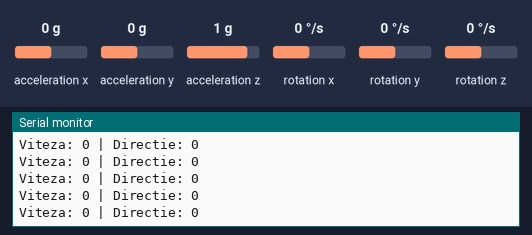
The sketch below on a simulated Arduino Uno, built with avr-gcc and run on an emulated ATmega328P. Parts: the last lines printed to the serial monitor. The inputs (shaded band) are chosen by the test bench; at power-on: acceleration x 0 g, acceleration y 0 g, acceleration z 1 g, rotation x 0 °/s, rotation y 0 °/s, rotation z 0 °/s. No radio packets arrive unless stated.

Above: at 6.2 s.
6.3 s: acceleration x set to -1.4 g
At 6.54 s:
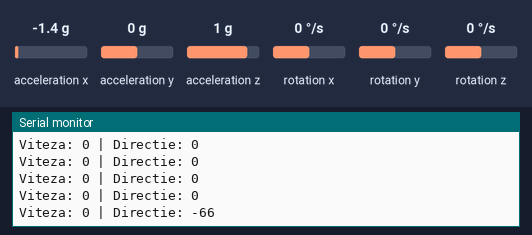
7.8 s: acceleration y set to -1.4 g
At 7.84 s:
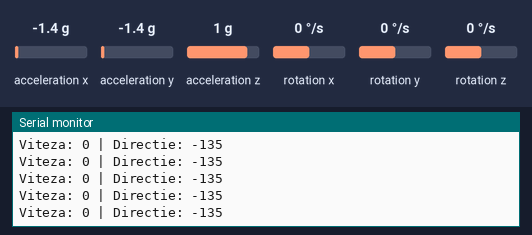
9.3 s: acceleration z set to -1.4 g
At 9.31 s:
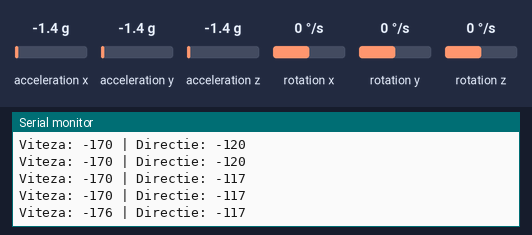
Timing chart, 0 to 12.3 s (numbered marks = the images above; inputs shaded):
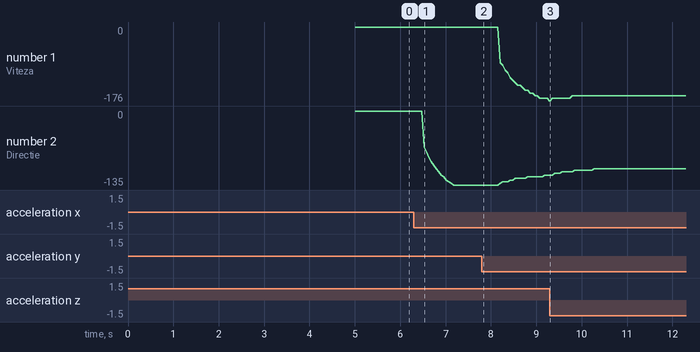

The sketch:

transmitator_v1.ino
```cpp
#include <Wire.h>
#include <MPU6050_tockn.h>
#include <SPI.h>
#include <RF24.h>

RF24 radio(7, 8);  // CE=7, CSN=8
const byte address[6] = "00001";

MPU6050 mpu(Wire);

struct Packet {
  int accel;
  int brake;
  int steer;
  bool dance;
};

Packet data;

bool danceMode = false;
unsigned long lastShakeTime = 0;

// --- smoothing heavy ---
float ax_f = 0;
float ay_f = 0;

// FILTRU EXPONENTIAL (L-am lasat exact cum ai vrut)
float smooth(float prev, float now, float k) {
  return prev + (now - prev) * k;
}

void setup() {
  Serial.begin(115200);

  Wire.begin();
  mpu.begin();
  delay(2000);
  mpu.calcGyroOffsets(); // Tine mana nemiscata aici!

  radio.begin();
  radio.setPALevel(RF24_PA_LOW);
  radio.openWritingPipe(address);
  radio.stopListening();

  Serial.println("Transmitter ULTRA HEAVY REPARAT!");
}

void loop() {
  mpu.update();

  // SHAKE DETECTION
  float accX = mpu.getAccX();
  float accY = mpu.getAccY();
  float accZ = mpu.getAccZ();
  float totalAcc = sqrt(accX*accX + accY*accY + accZ*accZ);

  if (totalAcc > 2.5 && millis() - lastShakeTime > 2000) {
    danceMode = !danceMode;
    lastShakeTime = millis();
    Serial.println(danceMode ? "DANCE ON!" : "DANCE OFF!");
  }

 float raw_X = mpu.getAngleX();
  float raw_Y = mpu.getAngleY();

  // --- FILTRARE ---
  ay_f = smooth(ay_f, raw_Y, 0.10);
  ax_f = smooth(ax_f, raw_X, 0.10);

  int deadzone = 22;
  int maxAngle = 45;
  int minPWM = 85;
  int maxPWM = 225;
  int steerPower = 135;

  // ==========================================
  // 1. LOGICA FATA / SPATE (Viteză)
  // Am eliminat minusul de la fs_value pentru a inversa sensul
  // ==========================================
  float fs_value = ax_f;

  if (fs_value >= deadzone) {
    data.accel = map(fs_value, deadzone, maxAngle, minPWM, maxPWM);
    data.brake = 0;
  }
  else if (fs_value <= -deadzone) {
    data.brake = map(abs(fs_value), deadzone, maxAngle, minPWM, maxPWM);
    data.accel = 0;
  }
  else {
    data.accel = 0;
    data.brake = 0;
  }

  // ==========================================
  // 2. LOGICA STEERING (Direcție)
  // Am eliminat minusul din map() pentru a inversa stânga cu dreapta
  // ==========================================
  if (abs(ay_f) < deadzone) {
    data.steer = 0;
  }
  else {
    // Acum ay_f pozitiv va fi Dreapta, negativ va fi Stânga
    data.steer = map(ay_f, -maxAngle, maxAngle, steerPower, -steerPower);
  }

  // LIMITĂRI DE SIGURANȚĂ
  data.accel = constrain(data.accel, 0, maxPWM);
  data.brake = constrain(data.brake, 0, maxPWM);
  data.steer = constrain(data.steer, -steerPower, steerPower);

  data.dance = danceMode;

  // TRIMITE PACHETUL
  radio.write(&data, sizeof(data));

  // DEBUG (Uită-te aici dacă ceva e încă inversat)
  Serial.print("Viteza: "); Serial.print(data.accel - data.brake);
  Serial.print(" | Directie: "); Serial.println(data.steer);


  delay(50); // Delay-ul tau original
}
```

Measured:
- after the input at 6.3 s, the serial monitor: prints a new line after 0.23 s (image 1)
- plotted number 1: 0 → -176 after the input at 7.8 s
- plotted number 2: 0 → -135 after the input at 6.3 s
